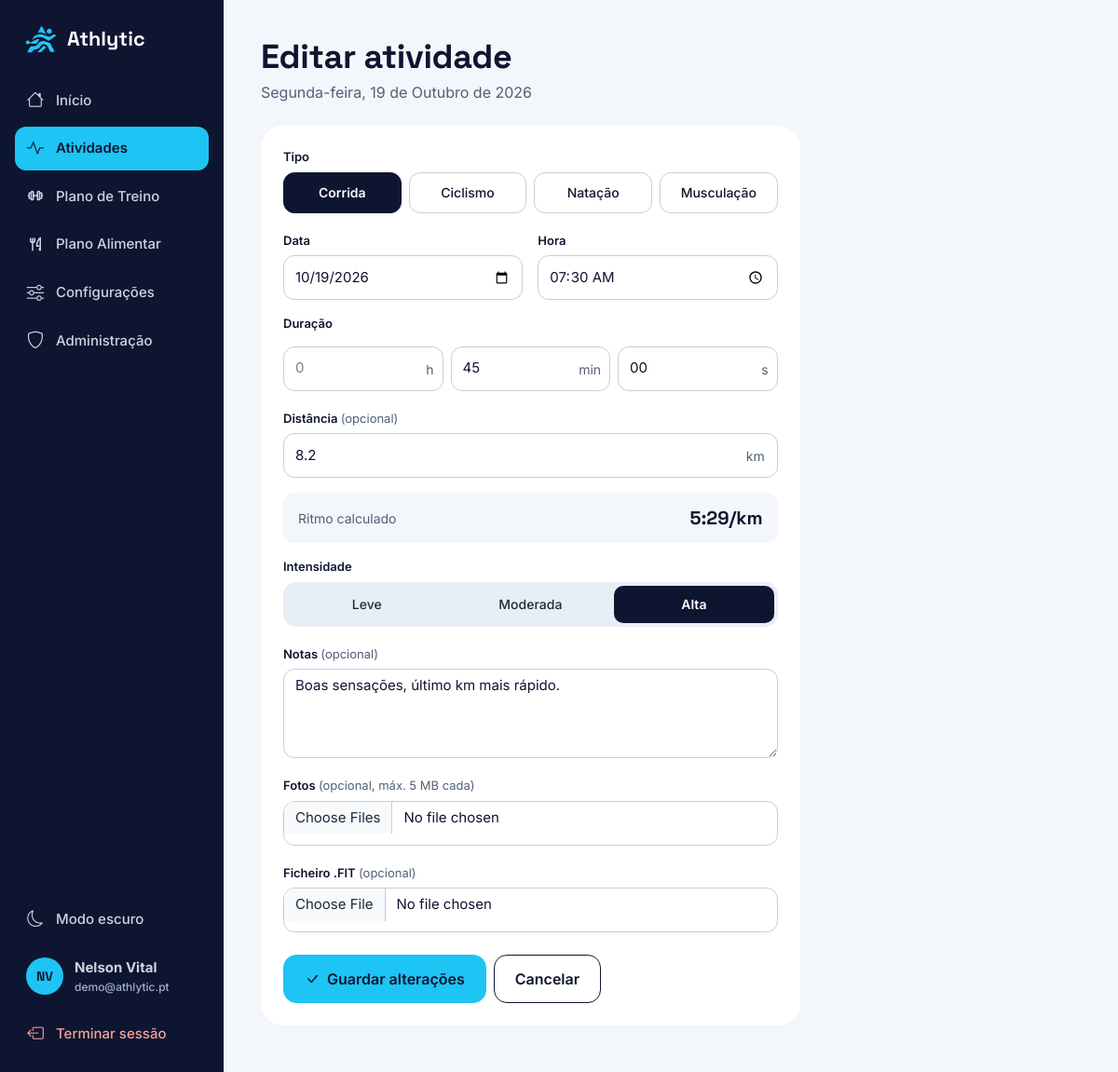
The app's page /editar_atividade.php?id=4 (signed in) with its own data.
### tables this page shows
CREATE TABLE utilizadores (
    id                    INT AUTO_INCREMENT PRIMARY KEY,
    nome                  VARCHAR(100) NOT NULL,
    email                 VARCHAR(150) NOT NULL UNIQUE,
    password_hash         VARCHAR(255) NOT NULL,
    papel                 ENUM('utilizador', 'admin') NOT NULL DEFAULT 'utilizador',
    ativo                 TINYINT(1) NOT NULL DEFAULT 1,      
    data_nascimento       DATE NULL,
    sexo                  ENUM('M', 'F') NULL,
    altura_cm             SMALLINT NULL,
    peso_atual            DECIMAL(5,1) NULL,
    massa_gorda           DECIMAL(4,1) NULL,
    peso_objetivo         DECIMAL(5,1) NULL,
    massa_gorda_objetivo  DECIMAL(4,1) NULL,
    meta_km_semana        DECIMAL(5,1) NOT NULL DEFAULT 20,
    meta_treinos_semana   TINYINT NOT NULL DEFAULT 4,
    objetivo              ENUM('perda_peso', 'recomposicao', 'ganho_massa', 'manutencao') NOT NULL DEFAULT 'recomposicao',
    intensidade_padrao    ENUM('leve', 'moderada', 'alta') NOT NULL DEFAULT 'moderada',
    tema                  ENUM('claro', 'escuro') NOT NULL DEFAULT 'claro',
    lembrete_treino       TINYINT(1) NOT NULL DEFAULT 1,
    alerta_meta           TINYINT(1) NOT NULL DEFAULT 1,
    notif_planos          TINYINT(1) NOT NULL DEFAULT 0,
    plano_corrida_id      INT NULL,
    plano_musculacao_id   INT NULL,
    plano_alimentacao_id  INT NULL,
    criado_em             DATETIME NOT NULL DEFAULT CURRENT_TIMESTAMP,
    FOREIGN KEY (plano_corrida_id)     REFERENCES planos(id) ON DELETE SET NULL,
    FOREIGN KEY (plano_musculacao_id)  REFERENCES planos(id) ON DELETE SET NULL,
    FOREIGN KEY (plano_alimentacao_id) REFERENCES planos(id) ON DELETE SET NULL
);

CREATE TABLE atividades (
    id             INT AUTO_INCREMENT PRIMARY KEY,
    utilizador_id  INT NOT NULL,
    tipo           ENUM('corrida', 'musculacao', 'caminhada', 'funcional', 'ciclismo', 'natacao', 'outro') NOT NULL,
    intensidade    ENUM('leve', 'moderada', 'alta') NOT NULL,
    data           DATE NOT NULL,
    hora           TIME NOT NULL,
    duracao_seg    INT NOT NULL,           
    distancia_km   DECIMAL(6,2) NULL,
    notas          TEXT NULL,
    ficheiro_fit   VARCHAR(255) NULL,
    criado_em      DATETIME NOT NULL DEFAULT CURRENT_TIMESTAMP,
    INDEX idx_utilizador_data (utilizador_id, data),
    FOREIGN KEY (utilizador_id) REFERENCES utilizadores(id) ON DELETE CASCADE
);

### includes/migracoes.php (called while the page is built, shortened)
<?php
function executar_ficheiro_sql(PDO $pdo, string $ficheiro): void
{
    $sql = str_replace("\r\n", "\n", file_get_contents($ficheiro));
    $sql = preg_replace('/^\s*--.*$/m', '', $sql);
}
function preparar_base_dados(PDO $pdo): array
{
    $feito = [];
    $existe = $pdo->query('SELECT 1 FROM INFORMATION_SCHEMA.SCHEMATA WHERE SCHEMA_NAME = ' . $pdo->quote(DB_NAME))->fetchColumn();
    if (!$existe || !existe_tabela($pdo, 'utilizadores')) {
        return ['Base de dados criada com os planos, um utilizador de teste e dados de exemplo.'];
    }
    return $feito;
}

### includes/db.php (called while the page is built, shortened)
<?php
require_once __DIR__ . '/migracoes.php';
function db(): PDO
{
    static $pdo = null;
    if ($pdo === null) {
        try {
            $pdo = new PDO(
                'mysql:host=' . DB_HOST . ';charset=utf8mb4',
                DB_USER,
                DB_PASS,
                [
                    PDO::ATTR_ERRMODE            => PDO::ERRMODE_EXCEPTION,
                    PDO::ATTR_DEFAULT_FETCH_MODE => PDO::FETCH_ASSOC,
                    PDO::ATTR_EMULATE_PREPARES   => false,
                ]
            );
        } catch (PDOException $e) {
            http_response_code(500);
            exit('Erro de ligação à base de dados. Confirma que o MySQL está ligado no XAMPP.');
        }
        try {
            preparar_base_dados($pdo);
        } catch (PDOException $e) {
            http_response_code(500);
            exit('Não foi possível criar ou atualizar a base de dados: ' . htmlspecialchars($e->getMessage()));
        }
    }
    return $pdo;
}

### includes/form_atividade.php (the view, shortened to what this page needs)
<?php
$tipoAtual = $d['tipo'];
$distancia = $d['distancia_km'];
if ($tipoAtual === 'natacao' && is_numeric($distancia)) {
    $distancia = numero($distancia * 1000, 0);
    $distancia = str_replace(' ', '', $distancia);
} elseif (is_numeric($distancia)) {
    $distancia = rtrim(rtrim(number_format((float) $distancia, 2, '.', ''), '0'), '.');
}
?>
<div class="campos-atividade d-flex flex-column gap-3" data-form-atividade>
    <fieldset>
        <legend class="form-label">Tipo</legend>
        <div class="escolhas">
            <?php foreach (TIPOS_ATIVIDADE as $valor => [$nome]): ?>
                <label for="tipo_<?= e($valor) ?>"><?= e($nome) ?></label>
            <?php endforeach; ?>
        </div>
    </fieldset>
    <div class="row g-3">
        <div class="col-6">
            <label for="data" class="form-label">Data</label>
            <input type="date" class="form-control" id="data" name="data" value="<?= e($d['data']) ?>" max="<?= date('Y-m-d') ?>" required>
        </div>
        <div class="col-6">
            <label for="hora" class="form-label">Hora</label>
            <input type="time" class="form-control" id="hora" name="hora" value="<?= e(substr($d['hora'], 0, 5)) ?>" required>
        </div>
    </div>
    <fieldset>
        <legend class="form-label">Duração</legend>
        <div class="row g-2">
            <div class="col-4 campo-unidade">
                <input type="number" class="form-control" id="dur_h" name="dur_h" value="<?= e($d['dur_h']) ?>" placeholder="0" min="0" max="24" inputmode="numeric" aria-label="Horas">
                <span class="unidade" aria-hidden="true">h</span>
            </div>
            <div class="col-4 campo-unidade">
                <input type="number" class="form-control" id="dur_min" name="dur_min" value="<?= e($d['dur_min']) ?>" placeholder="0" min="0" max="1440" inputmode="numeric" aria-label="Minutos">
                <span class="unidade" aria-hidden="true">min</span>
            </div>
            <div class="col-4 campo-unidade">
                <input type="number" class="form-control" id="dur_seg" name="dur_seg" value="<?= e($d['dur_seg']) ?>" placeholder="0" min="0" max="59" inputmode="numeric" aria-label="Segundos">
                <span class="unidade" aria-hidden="true">s</span>
            </div>
        </div>
    </fieldset>
    <div id="campoDistancia" <?= $tipoAtual === 'musculacao' ? 'hidden' : '' ?>>
        <label for="distancia" class="form-label">Distância <span class="text-muted fw-normal">(opcional)</span></label>
        <div class="campo-unidade">
            <input type="text" class="form-control" id="distancia" name="distancia" value="<?= e($distancia) ?>"
                   inputmode="decimal" placeholder="<?= $tipoAtual === 'natacao' ? '1500' : '6,3' ?>" <?= $tipoAtual === 'musculacao' ? 'disabled' : '' ?>>
            <span class="unidade" id="unidadeDistancia"><?= $tipoAtual === 'natacao' ? 'm' : 'km' ?></span>
        </div>
    </div>
    <div class="ritmo-calculado" id="ritmoCalculado" aria-live="polite" <?= $tipoAtual === 'musculacao' ? 'hidden' : '' ?>>
        <span id="ritmoRotulo"><?= $tipoAtual === 'ciclismo' ? 'Velocidade média' : 'Ritmo calculado' ?></span>
        <strong id="ritmoValor">—</strong>
    </div>
    <fieldset>
        <legend class="form-label">Intensidade</legend>
        <div class="segmentado">
            <?php foreach (INTENSIDADES as $valor => $nome): ?>
                <label for="intensidade_<?= e($valor) ?>"><?= e($nome) ?></label>
            <?php endforeach; ?>
        </div>
    </fieldset>
    <?php $temNotas = !empty($notasAbertas) || $d['notas'] !== '' || !empty($fotos); ?>
    <div class="mais-notas<?= $temNotas ? ' aberto' : '' ?>" id="maisNotas">
        <div>
            <label for="notas" class="form-label">Notas <span class="text-muted fw-normal">(opcional)</span></label>
            <textarea class="form-control" id="notas" name="notas" rows="2" placeholder="Como te sentiste? Algum recorde?"><?= e($d['notas']) ?></textarea>
        </div>
        <div>
            <label for="fotos" class="form-label">Fotos <span class="text-muted fw-normal">(opcional, máx. 5 MB cada)</span></label>
            <input type="file" class="form-control" id="fotos" name="fotos[]" multiple accept="image/*">
        </div>
        <div id="campoFit" <?= $tipoAtual === 'corrida' ? '' : 'hidden' ?>>
            <label for="fit" class="form-label">Ficheiro .FIT <span class="text-muted fw-normal">(opcional)</span></label>
            <input type="file" class="form-control" id="fit" name="fit" accept=".fit">
        </div>
    </div>
</div>

### includes/header.php (shortened to what this page needs)
<?php
$u = utilizador_atual();
$navEscuro = $u['tema'] === 'escuro';
$navMenu = [
    'dashboard'       => ['dashboard.php',       'bi-house',      'Início'],
    'atividades'      => ['atividades.php',      'bi-activity',   'Atividades'],
    'plano_treino'    => ['plano_treino.php',    'bi-barbell',    'Plano de Treino'],
    'plano_alimentar' => ['plano_alimentar.php', 'bi-talheres', 'Plano Alimentar'],
    'definicoes'      => ['definicoes.php',      'bi-sliders',    'Configurações'],
];
if (e_admin($u)) {
    $navMenu['admin'] = ['admin.php', 'bi-shield', 'Administração'];
}
?>
<!DOCTYPE html>
<html lang="pt" data-theme="<?= $navEscuro ? 'dark' : 'light' ?>" data-bs-theme="<?= $navEscuro ? 'dark' : 'light' ?>">
<head>
    <link href="https://cdn.jsdelivr.net/npm/bootstrap@5.3.3/dist/css/bootstrap.min.css" rel="stylesheet">
    <link href="https://cdn.jsdelivr.net/npm/bootstrap-icons@1.11.3/font/bootstrap-icons.css" rel="stylesheet">
    <link href="assets/css/tokens.css" rel="stylesheet">
    <link href="assets/css/style.css" rel="stylesheet">
</head>
<body>
    <aside class="sidebar" aria-label="Menu principal">
        <a href="dashboard.php" class="marca">
            <img src="IMGS/Athlytic_logo_sem_texto.png" alt="" width="36" height="36">
            <span>Athlytic</span>
        </a>
        <nav class="menu">
            <?php foreach ($navMenu as $navChave => [$navLink, $navIcone, $navTexto]): ?>
                <a href="<?= e($navLink) ?>"<?= $pagina === $navChave ? ' class="active" aria-current="page"' : '' ?>>
                    <i class="bi <?= e($navIcone) ?>" aria-hidden="true"></i> <?= e($navTexto) ?>
                </a>
            <?php endforeach; ?>
        </nav>
        <div class="menu-rodape">
            <?php $temaBotaoTexto = true; require __DIR__ . '/tema_botao.php'; ?>
            <a href="definicoes.php" class="cartao-utilizador">
                <span class="avatar avatar-ciano"><?= e(iniciais($u['nome'])) ?></span>
                <span class="min-w-0">
                    <strong class="d-block text-truncate"><?= e($u['nome']) ?></strong>
                    <small class="text-truncate"><?= e($u['email']) ?></small>
                </span>
            </a>
            <a href="logout.php" class="sair"><i class="bi bi-box-arrow-left" aria-hidden="true"></i> Terminar sessão</a>
        </div>
    </aside>
    <main class="content" id="conteudo">

### assets/css/tokens.css (style rules this page uses)
:root { --navy: #0E1530; --navy-2: #1A2244; --navy-3: #2A3358; --cyan: #1EC4F4; --cyan-tint: #DDF5FD; --blue: #0369A1; --blue-hover: #075985; --chart-1: #0369A1; --chart-2: #1EC4F4; --chart-3: #8FDDF5; --bg: #F3F6FA; --surface: #FFFFFF; --surface-2: #F3F6FA; --border: #E2E8F0; --input-border: #C3CEDB; --input-bg: #FFFFFF; --chip: #E8EEF5; --text: #0E1530; --text-2: #1E293B; --muted: #526077; --muted-on-dark: #A3B1C6; --nav-on-dark: #CBD5E1; --logout-on-dark: #F2A39A; --success: #16A34A; --success-tint: #DCFCE7; --success-text: #166534; --danger: #B42318; --danger-tint: #FDF1EF; --danger-border: #E8B4AE; --danger-solid: #B42318; --radius-card: 24px; --radius-card-sm: 18px; --radius-input: 12px; --radius-btn: 14px; --font-titulos: 'Space Grotesk', system-ui, sans-serif; --font-texto: 'Inter', system-ui, -apple-system, 'Segoe UI', sans-serif; --bs-body-font-family: var(--font-texto); --bs-body-bg: var(--bg); --bs-body-color: var(--text-2); --bs-emphasis-color: var(--text); --bs-secondary-color: var(--muted); --bs-border-color: var(--border); --bs-link-color: var(--blue); --bs-link-color-rgb: 3, 105, 161; --bs-link-hover-color: var(--blue-hover); --bs-link-hover-color-rgb: 7, 89, 133; --bs-focus-ring-color: rgba(30, 196, 244, 0.45); }

### records on screen
utilizadores: nome "NV", nome "Nelson Vital", email "demo@athlytic.pt"
atividades: data "10/19/2026", hora "07:30", dur_min "45", dur_seg "00", distancia "8.2", notas "Boas sensações, último km mais rápido."

### other values on screen
$navTexto "Início"
$navTexto "Atividades"
$navTexto "Plano de Treino"
$navTexto "Plano Alimentar"
$navTexto "Configurações"
$navTexto "Administração"
$titulo "Editar atividade"
$sub "Segunda-feira, 19 de Outubro de 2026"
$nome "Corrida"
$nome "Ciclismo"
$nome "Natação"
$nome "Musculação"
$nome "Leve"
$nome "Moderada"
$nome "Alta"
